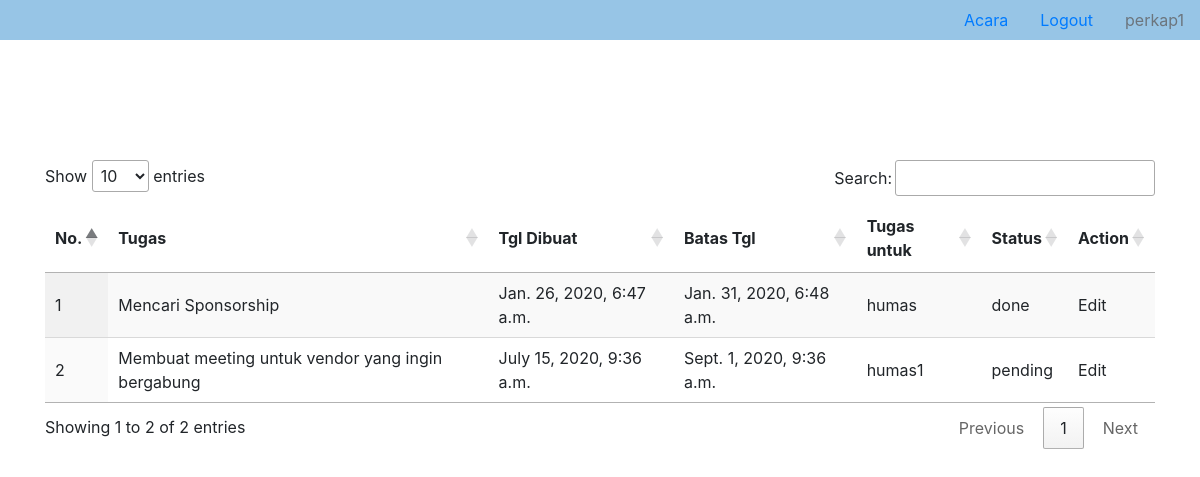
Page /tugas/1 (signed in) on the committed database.
### eventapp/models.py (models this page shows, shortened)
class Tugas(models.Model):
    DONE = 'done'
    PENDING = 'pending'
    TASK_STATUS = (
        (DONE, 'Done'),
        (PENDING, 'Pending'),
    )
    judul = models.CharField(max_length=200)
    deskripsi = models.TextField()
    tgl_dibuat = models.DateTimeField()
    batas_tgl = models.DateTimeField()
    bagian = models.ForeignKey(Bagian, on_delete=models.CASCADE)
    tugas_untuk = models.ForeignKey(User, on_delete=models.CASCADE)
    status = models.CharField(max_length=20, choices=TASK_STATUS, default=PENDING)
    komentar = models.TextField(null=True, blank=True)
    attachment_file = models.FileField(upload_to='attachment_file/', blank=True, null=True)

### eventapp/views.py (the view)
# urls.py: path('tugas/<int:id>', views.Tugas.as_view(), name='tugas'),
class Tugas(LoginRequiredMixin, View):
    login_url = settings.LOGOUT_REDIRECT_URL
    template_name = 'tugas.html'
    def get(self, request, *args, **kwargs):
        tasks = TugasModel.objects.filter(bagian_id=kwargs['id'])
        return render(request, self.template_name, {'tasks': tasks, 'bagian_id':kwargs['id']})

### templates/tugas.html (shortened to what this page needs)
{% extends 'base.html' %}
{% block page_content %}
<body>
    <div style="margin-top: 10%; margin-bottom: 5%" class="container">
        <table id="tasks-table" class="display" style="width:100%">
        <thead>
            <tr>
                <th>No.</th>
                <th>Tugas</th>
                <th>Tgl Dibuat</th>
                <th>Batas Tgl</th>
                <th>Tugas untuk</th>
                <th>Status</th>
                <th>Action</th>
            </tr>
        </thead>
        <tbody>
            {% for task in tasks %}
                <tr>
                    <td>{{ forloop.counter }}</td>
                    <td>{{ task.judul }}</td>
                    <td>{{ task.tgl_dibuat}}</td>
                    <td>{{ task.batas_tgl }}</td>
                    <td>{{ task.tugas_untuk }}</td>
                    <td>{{ task.status }}</td>
                    {% if task.tugas_untuk != request.user %}
                        <td>Edit</td>
                    {% endif %}
                </tr>
            {% endfor %}
        </tbody>
    </table>
    </div>
</body>
{% endblock %}

### templates/base.html (shortened to what this page needs)
<!DOCTYPE html>
<html lang="en">
<head>
    <link rel="stylesheet" href="https://stackpath.bootstrapcdn.com/bootstrap/4.4.1/css/bootstrap.min.css">
    <link rel="stylesheet" href="https://cdn.datatables.net/1.10.20/css/jquery.dataTables.min.css">
</head>
<body>
    <ul style="background-color: #97c5e6" class="nav nav-pills justify-content-end">
      <li class="nav-item">
        <a class="nav-link {% if request.resolver_match.url_name == 'acara' %}active{% endif %}" href="{% url 'acara' %}">Acara</a>
      </li>
      <li class="nav-item">
        <a class="nav-link" href="{% url 'logout' %}">Logout</a>
      </li>
        {% if user.is_authenticated %}
          <li class="nav-item">
            <a class="nav-link disabled" href="#" tabindex="-1" aria-disabled="true">{{user.username}}</a>
          </li>
        {% endif %}
    </ul>
    {% block page_content %}
    {% endblock %}
</body>
</html>

### rows in the picture
Tugas: judul "Mencari Sponsorship", tgl_dibuat "Jan. 26, 2020, 6:47 a.m.", batas_tgl "Jan. 31, 2020, 6:48 a.m.", tugas_untuk "humas", status "done", shows "Edit"
Tugas: judul "Membuat meeting untuk vendor yang ingin bergabung", tgl_dibuat "July 15, 2020, 9:36 a.m.", batas_tgl "Sept. 1, 2020, 9:36 a.m.", tugas_untuk "humas1", status "pending", shows "Edit"

### other values in the picture
{{ user.username }} "perkap1"
